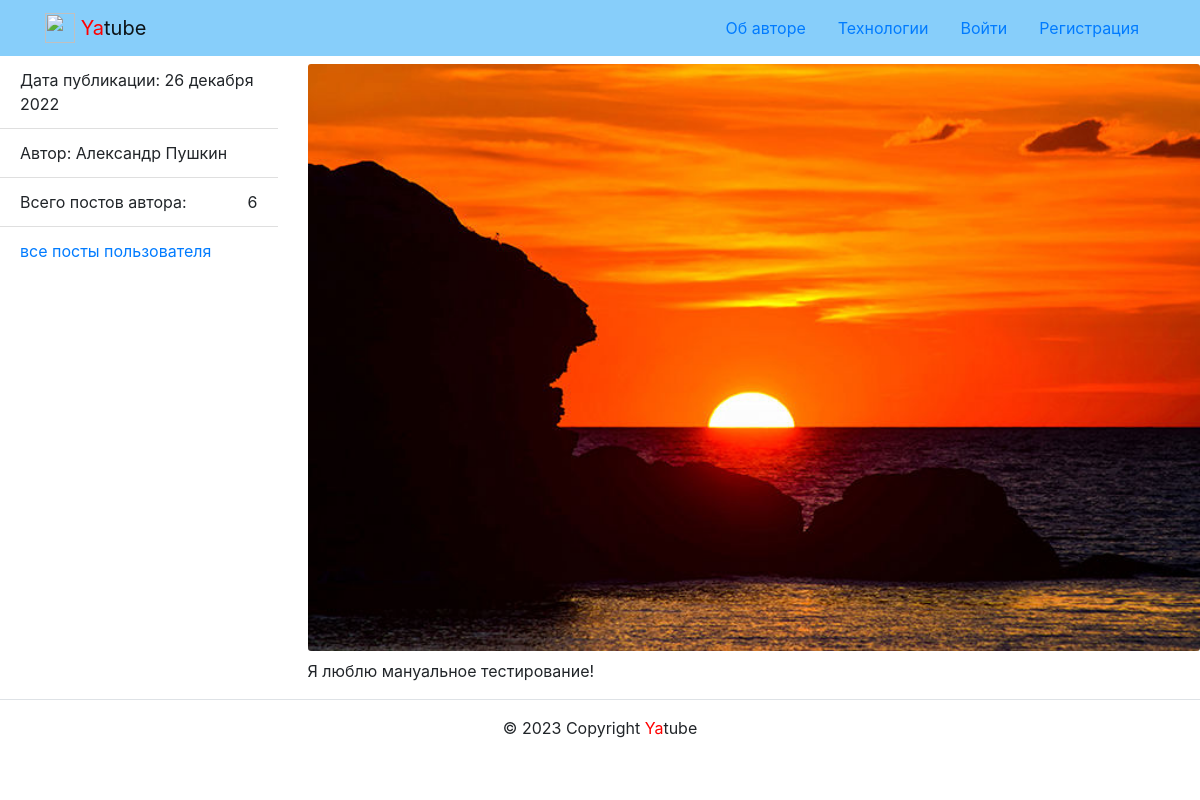
Page /posts/50/ on the committed database.
### posts/models.py (models this page shows, shortened)
class Post(models.Model):
    text = models.TextField(
        verbose_name='Текст поста',
        help_text='Введите текст поста'
    )
    pub_date = models.DateTimeField(
        auto_now_add=True,
        verbose_name='Дата публикации'
    )
    author = models.ForeignKey(
        User,
        on_delete=models.CASCADE,
        related_name='posts',
        verbose_name='Автор'
    )
    group = models.ForeignKey(
        Group,
        blank=True,
        null=True,
        on_delete=models.SET_NULL,
        related_name='posts',
        verbose_name='Группа',
        help_text='Группа, к которой будет относится пост'
    )
    image = models.ImageField(
        'Картинка',
        upload_to='posts/',
        blank=True
    )
    class Meta:
        ordering = ['-pub_date']
        verbose_name = 'Сообщения'
        verbose_name_plural = 'Сообщения'

### posts/views.py (the view)
# urls.py: path('posts/<int:post_id>/', views.post_detail, name='post_detail'),
def post_detail(request, post_id):
    post = get_object_or_404(
        Post.objects.select_related('author', 'group'),
        pk=post_id
    )
    count = post.author.posts.count()
    comments = post.comments.select_related('author', 'post').all()
    form = CommentForm()
    context = {
        'post': post,
        'count': count,
        'form': form,
        'comments': comments
    }
    return render(request, 'posts/post_detail.html', context)

### core/context_processors/year.py (called while the page is built)
def year(request):
    tz = pytz.timezone('Europe/Moscow')
    dt = datetime.now(tz)
    year = dt.year
    return {
        'year': year
    }

### templates/posts/post_detail.html (shortened to what this page needs)
{% extends 'base.html'%}
{% load thumbnail %}
{% block content %}
<div class="row">
    <aside class="col-12 col-md-3">
      <ul class="list-group list-group-flush">
        <li class="list-group-item">
          Дата публикации: {{ post.pub_date|date:"d E Y" }}
        </li>
        <li class="list-group-item">
          Автор: {{ post.author.get_full_name }}
        </li>
        <li class="list-group-item d-flex justify-content-between align-items-center">
          Всего постов автора:  <span >{{ count }}</span>
        </li>
        <li class="list-group-item">
          <a href="{% url 'posts:profile' post.author %}">
            все посты пользователя
          </a>
        </li>
      </ul>
    </aside>
    <article class="col-12 col-md-9">
      {% thumbnail post.image "672x237" crop="center" upscale=True as im %}
        <img class="card-img my-2" src="{{ im.url }}">
      {% endthumbnail %}
      <p>
       {{ post.text }}
      </p>
    </article>
  </div>
{% endblock %}

### rows in the picture
Post: pub_date "26 декабря 2022", author.get_full_name "Александр Пушкин", text "Я люблю мануальное тестирование!"

### other values in the picture
{{ count }} "6"
